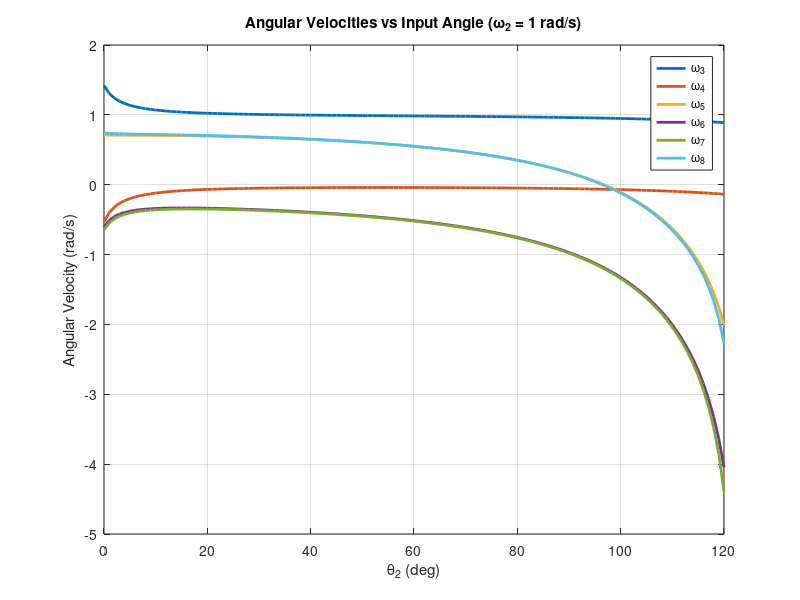
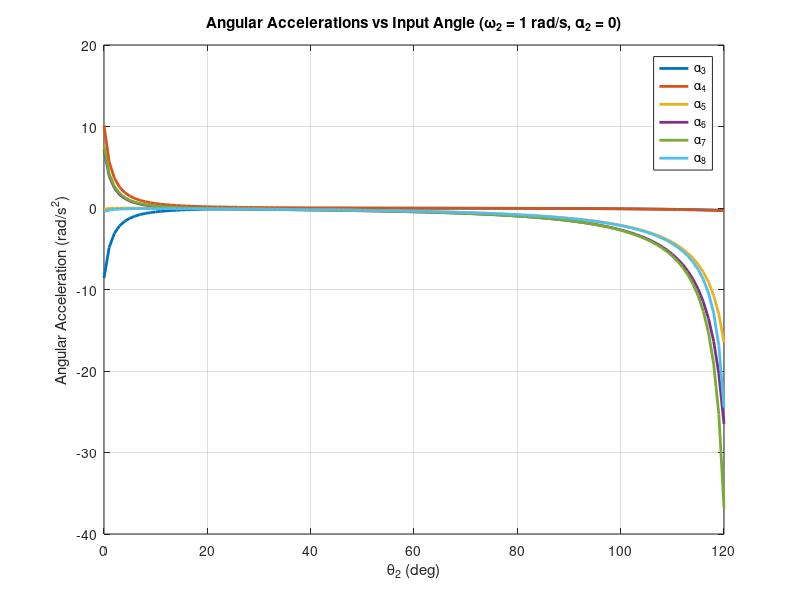

Write MATLAB code to recreate these figures, in order. (Note: this script raises an error after producing the figures.)
% computes posture, velocity, and acceleration results
% and generates the plots for Question 4
clc; 
clear;
close all;

%% Known Values
R1 = sqrt(237.2^2 + 70.6^2);
R2 = 272.4;
R23 = 236.9;
R14 = 279.0;
R3 = 489.9;
R4 = 539.8;
R36 = 342.1;
R46 = 179.3;
R5 = 595.5;
R6 = 378.9;
R7 = 198.2;
R8 = 254.4;
theta1 = deg2rad(180 - atand(70.6/237.2));
alpha = deg2rad(3.2);
beta = deg2rad(3.5);

omega2 = 1;     % rad/s
alpha2 = 0;     % rad/s^2

in = 0:120;
theta2_vals = deg2rad(in);

%% Storage
x = deg2rad([140 60 150 150 210 150])';

theta23_vals = zeros(1,length(theta2_vals));
theta14_vals = zeros(1,length(theta2_vals));
theta46_vals = zeros(1,length(theta2_vals));
theta36_vals = zeros(1,length(theta2_vals));
theta8_vals  = zeros(1,length(theta2_vals));
theta7_vals  = zeros(1,length(theta2_vals));

omega3_vals = zeros(1,length(theta2_vals));
omega4_vals = zeros(1,length(theta2_vals));
omega5_vals = zeros(1,length(theta2_vals));
omega6_vals = zeros(1,length(theta2_vals));
omega7_vals = zeros(1,length(theta2_vals));
omega8_vals = zeros(1,length(theta2_vals));

alpha3_vals = zeros(1,length(theta2_vals));
alpha4_vals = zeros(1,length(theta2_vals));
alpha5_vals = zeros(1,length(theta2_vals));
alpha6_vals = zeros(1,length(theta2_vals));
alpha7_vals = zeros(1,length(theta2_vals));
alpha8_vals = zeros(1,length(theta2_vals));

%% Main Loop: Posture, Velocity, Acceleration
for k = 1:length(theta2_vals)
    theta2 = theta2_vals(k);
    theta23 = x(1);
    theta14 = x(2);
    theta46 = x(3);
    theta36 = x(4);
    theta8  = x(5);
    theta7  = x(6);

    % --- Posture (Newton-Raphson) ---
    while true
        f = [R2*cos(theta2) + R23*cos(theta23) - R14*cos(theta14) - R1*cos(theta1);
             R2*sin(theta2) + R23*sin(theta23) - R14*sin(theta14) - R1*sin(theta1);
             R2*cos(theta2) + R4*cos(theta23) + R46*cos(theta46) - R36*cos(theta36) - R3*cos(theta14+alpha) - R1*cos(theta1);
             R2*sin(theta2) + R4*sin(theta23) + R46*sin(theta46) - R36*sin(theta36) - R3*sin(theta14+alpha) - R1*sin(theta1);
             R2*cos(theta2) + R4*cos(theta23) + R6*cos(theta46) - R8*cos(theta8) + R7*cos(theta7) - R5*cos(theta36+beta) - R3*cos(theta14+alpha) - R1*cos(theta1);
             R2*sin(theta2) + R4*sin(theta23) + R6*sin(theta46) - R8*sin(theta8) + R7*sin(theta7) - R5*sin(theta36+beta) - R3*sin(theta14+alpha) - R1*sin(theta1)];

        J = [-R23*sin(theta23),  R14*sin(theta14),              0,              0,             0,            0;
              R23*cos(theta23), -R14*cos(theta14),              0,              0,             0,            0;
             -R4*sin(theta23),   R3*sin(theta14+alpha), -R46*sin(theta46),  R36*sin(theta36),  0,            0;
              R4*cos(theta23),  -R3*cos(theta14+alpha),  R46*cos(theta46), -R36*cos(theta36),  0,            0;
             -R4*sin(theta23),   R3*sin(theta14+alpha), -R6*sin(theta46),   R5*sin(theta36+beta),  R8*sin(theta8), -R7*sin(theta7);
              R4*cos(theta23),  -R3*cos(theta14+alpha),  R6*cos(theta46),  -R5*cos(theta36+beta), -R8*cos(theta8),  R7*cos(theta7)];

        dx = J\f;
        x_new = x - dx;
        x_new = atan2(sin(x_new), cos(x_new));

        if norm(f,inf) < 1e-6 && norm(x_new - x,inf) < 1e-6
            x = x_new;
            break;
        end
        x = x_new;
        theta23 = x(1); theta14 = x(2); theta46 = x(3);
        theta36 = x(4); theta8 = x(5);  theta7 = x(6);
    end

    % Store posture
    theta23_vals(k) = x(1);
    theta14_vals(k) = x(2);
    theta46_vals(k) = x(3);
    theta36_vals(k) = x(4);
    theta8_vals(k)  = x(5);
    theta7_vals(k)  = x(6);

    % --- Velocity ---
    b_vel = [R2*sin(theta2);
            -R2*cos(theta2);
             R2*sin(theta2);
            -R2*cos(theta2);
             R2*sin(theta2);
            -R2*cos(theta2)] * omega2;

    omega_vec = J \ b_vel;
    % omega_vec = [w23; w14; w46; w36; w8; w7]

    omega3_vals(k) = omega_vec(2);  % w3 = w14
    omega4_vals(k) = omega_vec(1);  % w4 = w23
    omega5_vals(k) = omega_vec(4);  % w5 = w36
    omega6_vals(k) = omega_vec(3);  % w6 = w46
    omega7_vals(k) = omega_vec(6);
    omega8_vals(k) = omega_vec(5);

    % --- Acceleration ---
    w23 = omega_vec(1); w14 = omega_vec(2);
    w46 = omega_vec(3); w36 = omega_vec(4);
    w8  = omega_vec(5); w7  = omega_vec(6);

    rhs_acc = [R2*cos(theta2)*omega2^2 + R23*cos(theta23)*w23^2 - R14*cos(theta14)*w14^2;
               R2*sin(theta2)*omega2^2 + R23*sin(theta23)*w23^2 - R14*sin(theta14)*w14^2;
               R2*cos(theta2)*omega2^2 + R4*cos(theta23)*w23^2 + R46*cos(theta46)*w46^2 - R36*cos(theta36)*w36^2 - R3*cos(theta14+alpha)*w14^2;
               R2*sin(theta2)*omega2^2 + R4*sin(theta23)*w23^2 + R46*sin(theta46)*w46^2 - R36*sin(theta36)*w36^2 - R3*sin(theta14+alpha)*w14^2;
               R2*cos(theta2)*omega2^2 + R4*cos(theta23)*w23^2 + R6*cos(theta46)*w46^2 - R8*cos(theta8)*w8^2 + R7*cos(theta7)*w7^2 - R5*cos(theta36+beta)*w36^2 - R3*cos(theta14+alpha)*w14^2;
               R2*sin(theta2)*omega2^2 + R4*sin(theta23)*w23^2 + R6*sin(theta46)*w46^2 - R8*sin(theta8)*w8^2 + R7*sin(theta7)*w7^2 - R5*sin(theta36+beta)*w36^2 - R3*sin(theta14+alpha)*w14^2];

    alpha_vec = J \ rhs_acc;

    alpha3_vals(k) = alpha_vec(2);
    alpha4_vals(k) = alpha_vec(1);
    alpha5_vals(k) = alpha_vec(4);
    alpha6_vals(k) = alpha_vec(3);
    alpha7_vals(k) = alpha_vec(6);
    alpha8_vals(k) = alpha_vec(5);
end

%% Plot 1: Angular Velocities
figure
plot(in, omega3_vals, 'LineWidth', 2)
hold on
plot(in, omega4_vals, 'LineWidth', 2)
plot(in, omega5_vals, 'LineWidth', 2)
plot(in, omega6_vals, 'LineWidth', 2)
plot(in, omega7_vals, 'LineWidth', 2)
plot(in, omega8_vals, 'LineWidth', 2)
xlabel('\theta_2 (deg)')
ylabel('Angular Velocity (rad/s)')
title('Angular Velocities vs Input Angle (\omega_2 = 1 rad/s)')
legend('\omega_3','\omega_4','\omega_5','\omega_6','\omega_7','\omega_8','Location','best')
grid on
box on
exportgraphics(gcf, 'ENME_473_Project_4a_velocity.png', 'Resolution', 600);

%% Plot 2: Angular Accelerations
figure
plot(in, alpha3_vals, 'LineWidth', 2)
hold on
plot(in, alpha4_vals, 'LineWidth', 2)
plot(in, alpha5_vals, 'LineWidth', 2)
plot(in, alpha6_vals, 'LineWidth', 2)
plot(in, alpha7_vals, 'LineWidth', 2)
plot(in, alpha8_vals, 'LineWidth', 2)
xlabel('\theta_2 (deg)')
ylabel('Angular Acceleration (rad/s^2)')
title('Angular Accelerations vs Input Angle (\omega_2 = 1 rad/s, \alpha_2 = 0)')
legend('\alpha_3','\alpha_4','\alpha_5','\alpha_6','\alpha_7','\alpha_8','Location','best')
grid on
box on
exportgraphics(gcf, 'ENME_473_Project_4a_acceleration.png', 'Resolution', 600);

%% Write tables to Excel
filename = 'Q4_Results.xlsx';

% Angular Velocities
T_vel = table(in', omega3_vals', omega4_vals', omega5_vals', ...
    omega6_vals', omega7_vals', omega8_vals', ...
    'VariableNames', {'Theta2_deg','omega3','omega4','omega5','omega6','omega7','omega8'});
writetable(T_vel, filename, 'Sheet', 'Angular Velocities');

% Angular Accelerations
T_acc = table(in', alpha3_vals', alpha4_vals', alpha5_vals', ...
    alpha6_vals', alpha7_vals', alpha8_vals', ...
    'VariableNames', {'Theta2_deg','alpha3','alpha4','alpha5','alpha6','alpha7','alpha8'});
writetable(T_acc, filename, 'Sheet', 'Angular Accelerations');

fprintf('Q4 results written to %s\n', filename);

%% Print summary tables for key angles
idx = [1 31 61 91 121]; % theta2 = 0, 30, 60, 90, 120

fprintf('\n=== Angular Velocities (rad/s) ===\n');
fprintf('%10s %10s %10s %10s %10s %10s %10s\n', ...
    'Theta 2', 'omega3', 'omega4', 'omega5', 'omega6', 'omega7', 'omega8');
for k = idx
    fprintf('%10d %10.4f %10.4f %10.4f %10.4f %10.4f %10.4f\n', ...
        in(k), omega3_vals(k), omega4_vals(k), omega5_vals(k), ...
        omega6_vals(k), omega7_vals(k), omega8_vals(k));
end

fprintf('\n=== Angular Accelerations (rad/s^2) ===\n');
fprintf('%10s %10s %10s %10s %10s %10s %10s\n', ...
    'Theta 2', 'alpha3', 'alpha4', 'alpha5', 'alpha6', 'alpha7', 'alpha8');
for k = idx
    fprintf('%10d %10.4f %10.4f %10.4f %10.4f %10.4f %10.4f\n', ...
        in(k), alpha3_vals(k), alpha4_vals(k), alpha5_vals(k), ...
        alpha6_vals(k), alpha7_vals(k), alpha8_vals(k));
end
